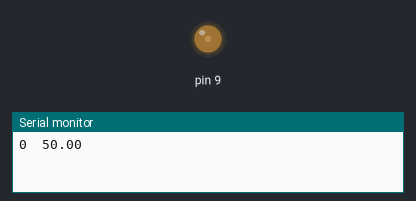
This sketch was run on a simulated Arduino Uno, built with avr-gcc and run on an emulated ATmega328P. On the bench: output pins drawn as LEDs (lit = HIGH), the last lines printed to the serial monitor.

Above: at 0.05 s.
At 2.9 s:
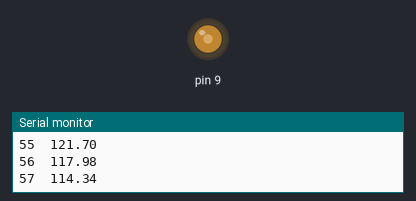
At 4.85 s:
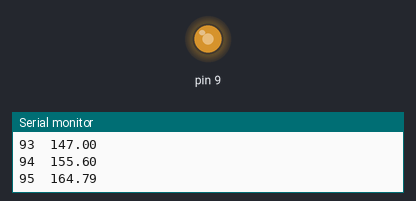
At 10.1 s:
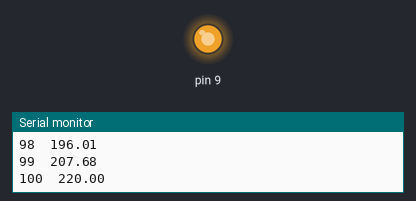
Timing chart, 0 to 13.2 s (numbered marks = the images above):
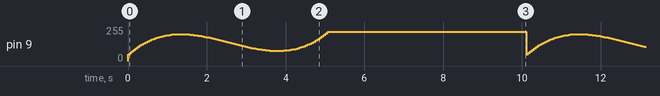

The sketch:

lagrange.ino
```cpp
// Polinomio interpolante per (0,50),(30,200),(70,80),(100,220)
// P(x) = 0.002238095238*x^3 - 0.338095238095*x^2 + 13.128571428571*x + 50

void setup() {
  Serial.begin(9600);
  pinMode(9, OUTPUT);
}

void loop() {
  for (int x = 0; x <= 100; x++){
    float y = 0.002238095238f*x*x*x - 0.338095238095f*x*x + 13.128571428571f*x + 50.0f;
    y = constrain(y, 0, 255);
    analogWrite(9, y);
    Serial.print(x);
    Serial.print("\t");
    Serial.println(y);
    delay(50);
  }
  delay(5000);
}
```
